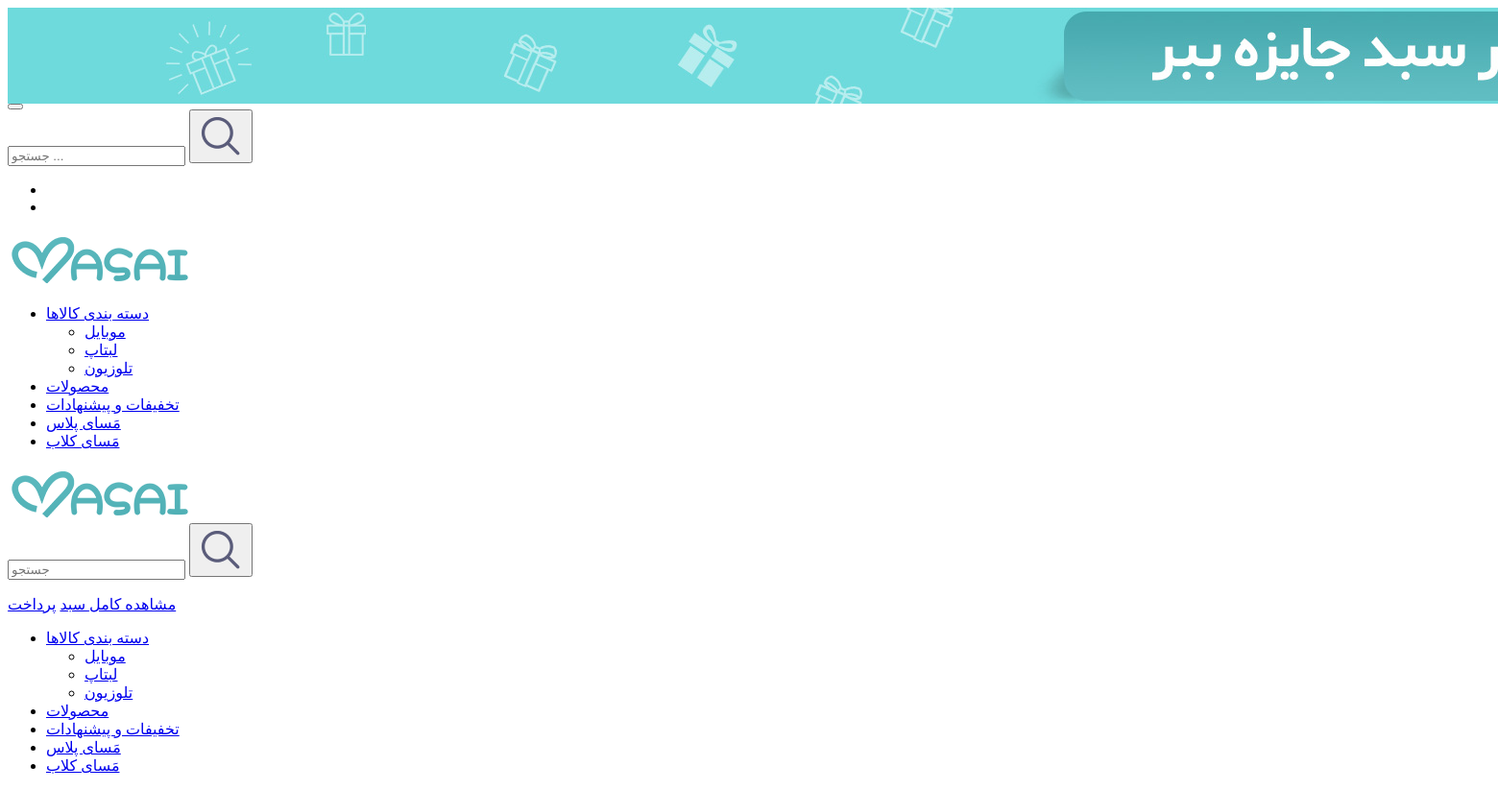
The page /header/ on the database as committed earlier.
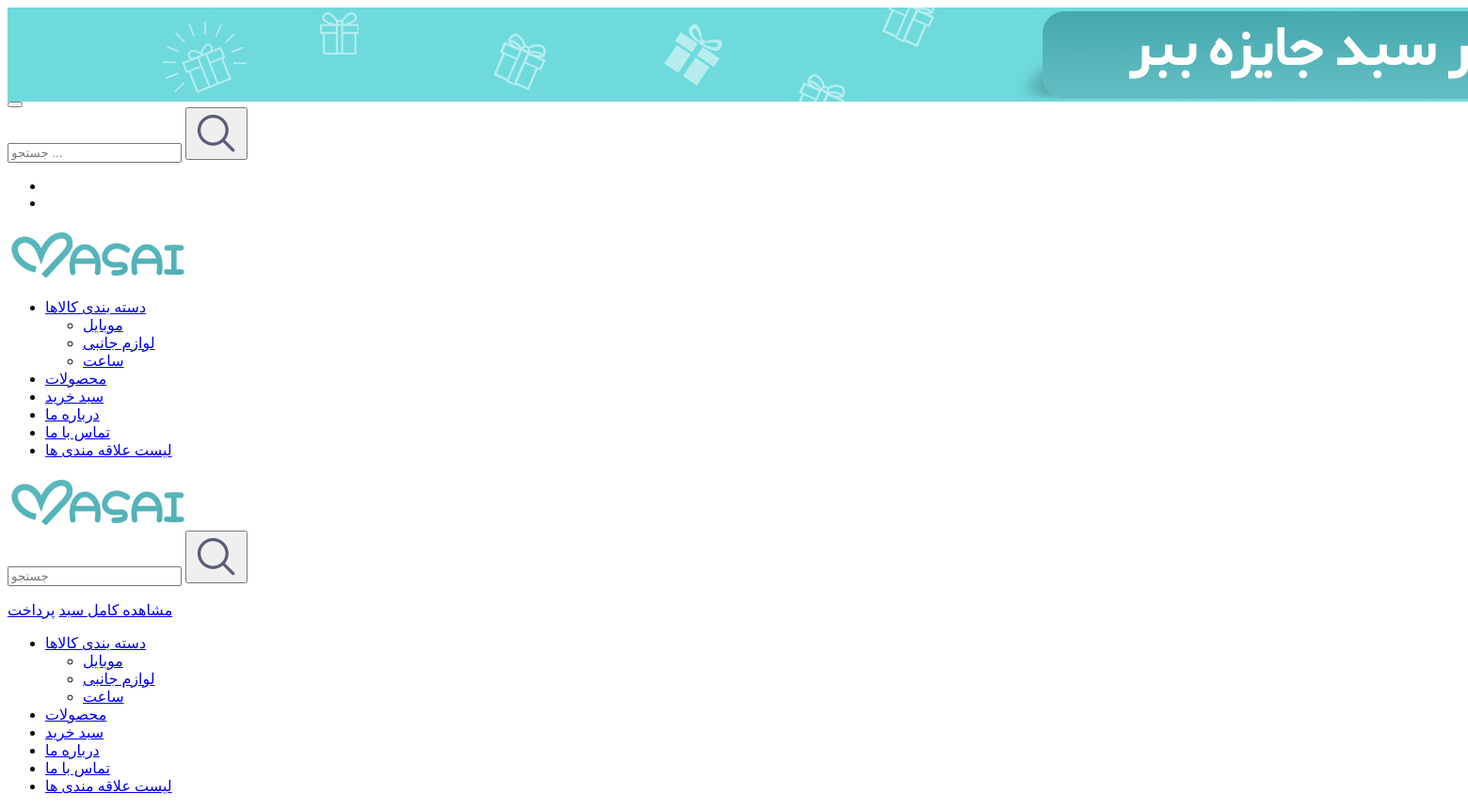
The same page on the database as committed later.
### home/models.py (models this page shows, shortened)
class NavBar(models.Model):
    name = models.CharField(max_length=100,verbose_name='نام نوبار')
    link = models.CharField(max_length=100,verbose_name='لینک نوبار')
    icon = models.CharField(max_length=50,verbose_name='ایکون')

class NavBarDepthTwo(models.Model):
    parent = models.ForeignKey(NavBar,on_delete=models.PROTECT)
    name = models.CharField(max_length=100,verbose_name='نام نوبار')
    link = models.CharField(max_length=100,verbose_name='لینک نوبار')

### cart/views.py (the view)
        def wrapper(request, *args, **kwargs):
            if isinstance(cookies,str):
                kwargs.update({cookies:cookies in request.COOKIES,})
            else:
                for cookie in cookies:
                    kwargs.update({cookie:cookie in request.COOKIES,})
            return view_func(request, *args, **kwargs)

### cart/views.py (called while the page is built)
def check_cookies(cookies):
    def decorator(view_func):
        def wrapper(request, *args, **kwargs):
            if isinstance(cookies,str):
                kwargs.update({cookies:cookies in request.COOKIES,})
            else:
                for cookie in cookies:
                    kwargs.update({cookie:cookie in request.COOKIES,})
            return view_func(request, *args, **kwargs)
        return wrapper
    return decorator

### home/views.py (called while the page is built)
@check_cookies('orderdetail')
def header_view(request,**kwargs):
    if kwargs.get('orderdetail') and request.COOKIES.get('orderdetail') != '{}' :
        orderdetail = ast.literal_eval(request.COOKIES.get('orderdetail'))
        products = Product.objects.filter(id__in=orderdetail.keys())[:2]
        for product in products :
            product.customer_count = orderdetail[product.id]
    else:
        products = []
    context = {
        'template_setting' : TemplateSettings.objects.last(),
        'navbars' : NavBar.objects.all(),
        'products' : products,
    }
    return render(request,'header.html',context)

### templates/header.html (shortened to what the changed rows need)
{% load static %}
<nav class="navbar direction-ltr fixed-top header-responsive">
    <div class="container">
        <div class="collapse navbar-collapse justify-content-end" id="navigation">
            <ul class="navbar-nav default">
                {% for navbar in navbars %}
                {% if navbar.navbardepthtwo_set.exists %}
                <li class="sub-menu">
                    <a href="{{navbar.link}}">{{navbar.name}}</a>
                    <ul>
                        {% for navbar_two in navbar.navbardepthtwo_set.all %}
                        <li>
                            <a href="{{navbar_two.link}}">{{navbar_two.name}}</a>
                        </li>
                        {% endfor %}
                    </ul>
                </li>
                {% else %}
                <li>
                    <a href="{{navbar.link}}">{{navbar.name}}</a>
                </li>
                {% endif %}
                {% endfor %}
            </ul>
        </div>
    </div>
</nav>
<div class="wrapper default">
    <header class="Masai-header default">
        <nav class="nav_header">
            <ul class="nav__ullist">
                {% for navbar in navbars %}
                <li class="list_style">
                    <i class="fa {{navbar.icon}} icon-icon" aria-hidden="true"></i><a href="{{navbar.link}}" class="list__link">{{navbar.name}}</a>
                    {% if navbar.navbardepthtwo_set.exists %}
                    <div class="submeno">
                        <ul class="main_meno-drobdown">
                            {% for navbar_two in navbar.navbardepthtwo_set.all %}
                            <li class="child_mno-drobdown">
                                <a href="{{navbar_two.link}}" class="run">{{navbar_two.name}}</a>
                            </li>
                            {% endfor %}
                        </ul>
                    </div>
                    {% endif %}
                </li>
                {% endfor %}
            </ul>
        </nav>
    </header>

Rows that differ between the two databases and show on the page:
changed NavBarDepthTwo: name "لبتاپ" → "لوازم جانبی"
changed NavBarDepthTwo: name "تلوزیون" → "ساعت"
changed NavBar: name "تخفیفات و پیشنهادات" → "سبد خرید"
changed NavBar: name "مَسای پلاس" → "درباره ما"
changed NavBar: name "مَسای کلاب" → "تماس با ما"
added NavBar: name "لیست علاقه مندی ها"
